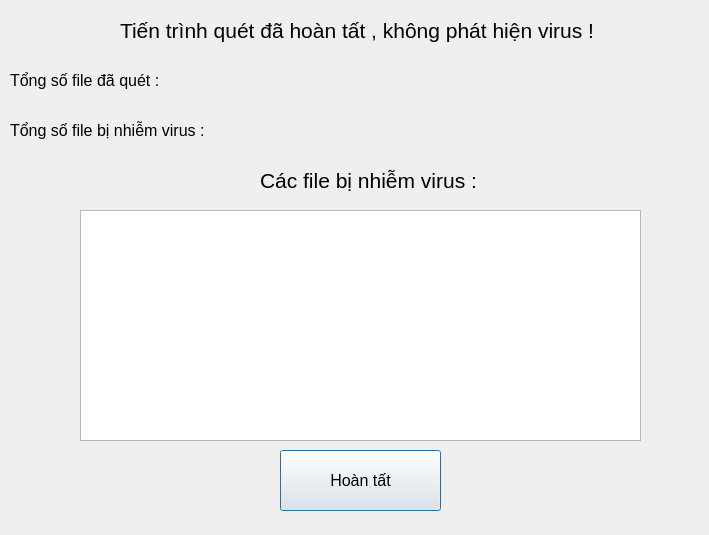
<?xml version="1.0" encoding="UTF-8"?>
<ui version="4.0">
 <class>Dialog</class>
 <widget class="QDialog" name="Dialog">
  <property name="geometry">
   <rect>
    <x>0</x>
    <y>0</y>
    <width>709</width>
    <height>535</height>
   </rect>
  </property>
  <property name="windowTitle">
   <string>Dialog</string>
  </property>
  <widget class="QLabel" name="label">
   <property name="geometry">
    <rect>
     <x>120</x>
     <y>10</y>
     <width>621</width>
     <height>41</height>
    </rect>
   </property>
   <property name="text">
    <string>&lt;html&gt;&lt;head/&gt;&lt;body&gt;&lt;p&gt;&lt;span style=&quot; font-size:16pt;&quot;&gt;Tiến trình quét đã hoàn tất , không phát hiện virus !&lt;/span&gt;&lt;/p&gt;&lt;/body&gt;&lt;/html&gt;</string>
   </property>
  </widget>
  <widget class="QLabel" name="label_2">
   <property name="geometry">
    <rect>
     <x>10</x>
     <y>60</y>
     <width>191</width>
     <height>41</height>
    </rect>
   </property>
   <property name="text">
    <string>&lt;html&gt;&lt;head/&gt;&lt;body&gt;&lt;p&gt;&lt;span style=&quot; font-size:12pt;&quot;&gt;Tổng số file đã quét :&lt;/span&gt;&lt;/p&gt;&lt;/body&gt;&lt;/html&gt;</string>
   </property>
  </widget>
  <widget class="QLabel" name="label_3">
   <property name="geometry">
    <rect>
     <x>10</x>
     <y>110</y>
     <width>251</width>
     <height>41</height>
    </rect>
   </property>
   <property name="text">
    <string>&lt;html&gt;&lt;head/&gt;&lt;body&gt;&lt;p&gt;&lt;span style=&quot; font-size:12pt;&quot;&gt;Tổng số file bị nhiễm virus :&lt;/span&gt;&lt;/p&gt;&lt;/body&gt;&lt;/html&gt;</string>
   </property>
  </widget>
  <widget class="QLabel" name="total_file_scanned">
   <property name="geometry">
    <rect>
     <x>210</x>
     <y>60</y>
     <width>491</width>
     <height>41</height>
    </rect>
   </property>
   <property name="font">
    <font>
     <pointsize>12</pointsize>
    </font>
   </property>
   <property name="text">
    <string>&lt;html&gt;&lt;head/&gt;&lt;body&gt;&lt;p&gt;&lt;br/&gt;&lt;/p&gt;&lt;/body&gt;&lt;/html&gt;</string>
   </property>
  </widget>
  <widget class="QLabel" name="total_virus_detected">
   <property name="geometry">
    <rect>
     <x>270</x>
     <y>110</y>
     <width>431</width>
     <height>41</height>
    </rect>
   </property>
   <property name="font">
    <font>
     <pointsize>12</pointsize>
    </font>
   </property>
   <property name="text">
    <string>&lt;html&gt;&lt;head/&gt;&lt;body&gt;&lt;p&gt;&lt;br/&gt;&lt;/p&gt;&lt;/body&gt;&lt;/html&gt;</string>
   </property>
  </widget>
  <widget class="QLabel" name="label_4">
   <property name="geometry">
    <rect>
     <x>260</x>
     <y>160</y>
     <width>281</width>
     <height>41</height>
    </rect>
   </property>
   <property name="text">
    <string>&lt;html&gt;&lt;head/&gt;&lt;body&gt;&lt;p&gt;&lt;span style=&quot; font-size:16pt;&quot;&gt;Các file bị nhiễm virus :&lt;/span&gt;&lt;/p&gt;&lt;/body&gt;&lt;/html&gt;</string>
   </property>
  </widget>
  <widget class="QListWidget" name="list_virus">
   <property name="geometry">
    <rect>
     <x>80</x>
     <y>210</y>
     <width>561</width>
     <height>231</height>
    </rect>
   </property>
  </widget>
  <widget class="QPushButton" name="done_button">
   <property name="geometry">
    <rect>
     <x>280</x>
     <y>450</y>
     <width>161</width>
     <height>61</height>
    </rect>
   </property>
   <property name="font">
    <font>
     <pointsize>12</pointsize>
    </font>
   </property>
   <property name="text">
    <string>Hoàn tất</string>
   </property>
  </widget>
 </widget>
 <resources/>
 <connections/>
</ui>
